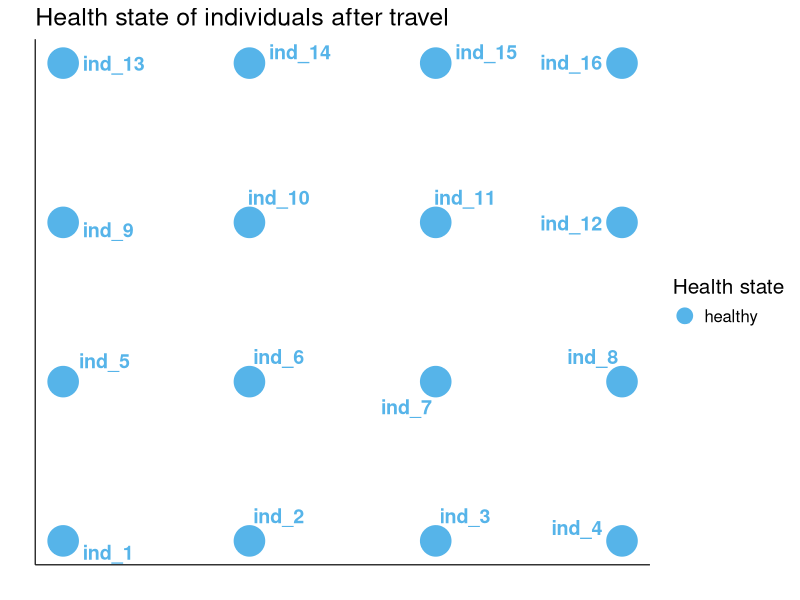
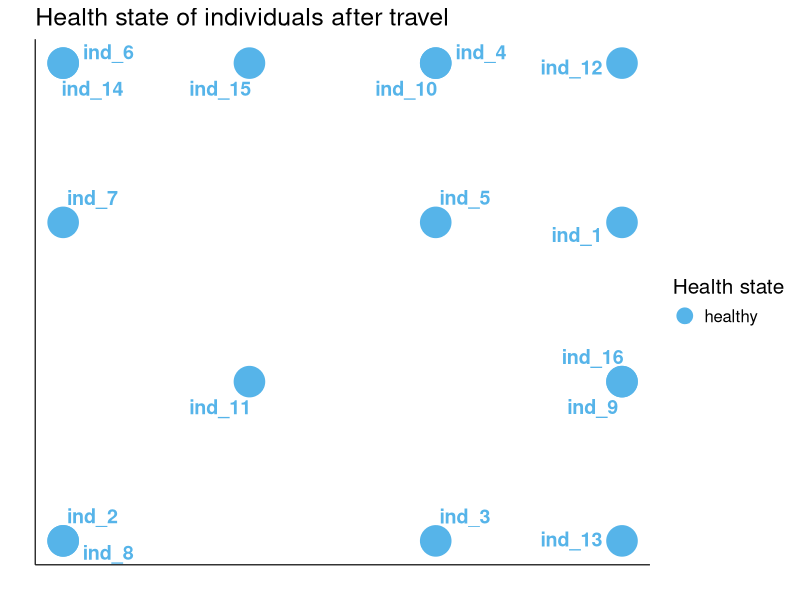
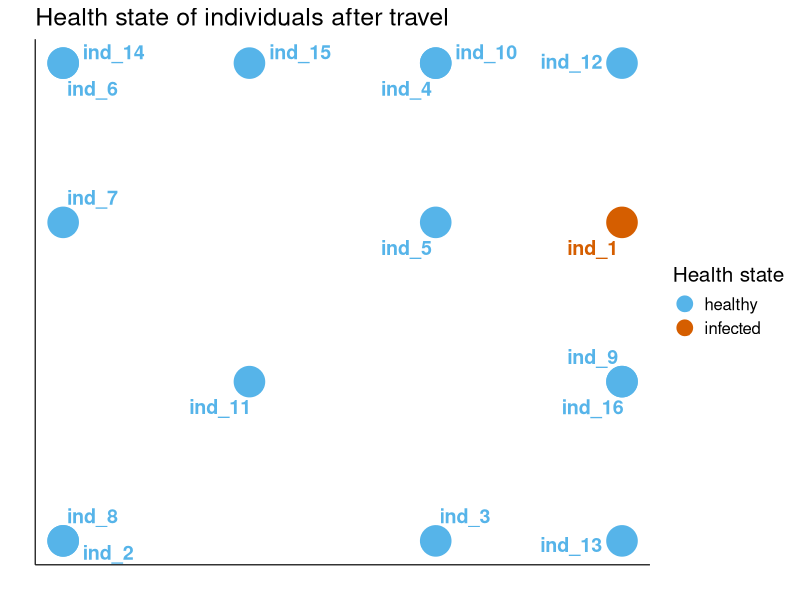
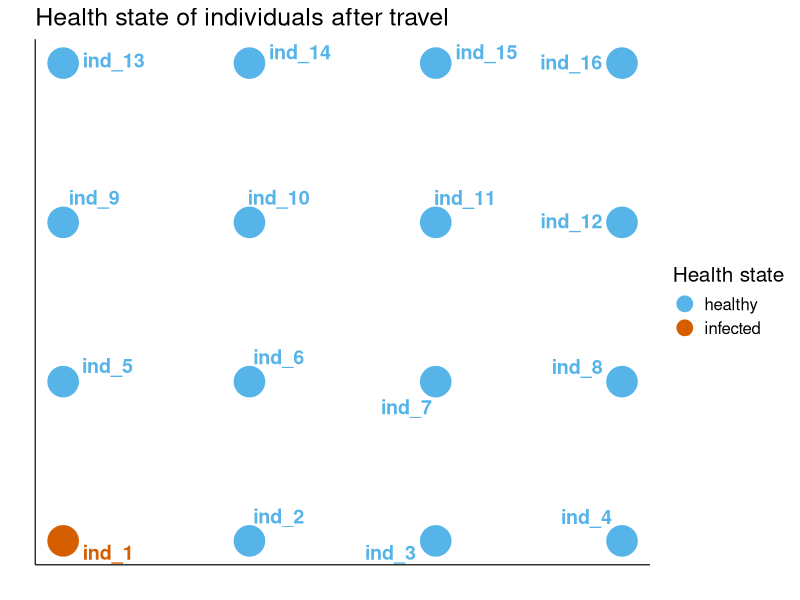
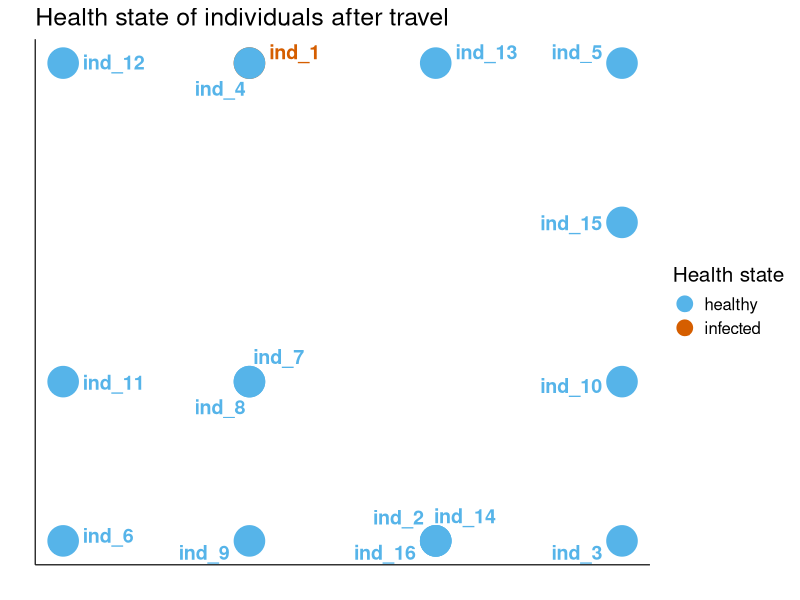

Recreate these plots in R, in order. (Note: this script raises an error after producing the figures.)
## ---- chunk 1
knitr::opts_chunk$set(echo = TRUE)
.libPaths("/Users/tili/miniconda3/envs/OOP_project/lib/R/library")
## ---- chunk 2
library(R6)
library(tidyverse)
library(ggplot2)
library(ggrepel)
library(stringi)
## ---- chunk 3
Individual <- R6Class("Individual", 
                  public = list(
                    initialize = function(id = NA,
                                          x = NA,
                                          y = NA,
                                          age = 0, 
                                          susceptibility = 'normal', 
                                          state = 'healthy', 
                                          type = 'normal', 
                                          iter = 0) {
                      tmp <- paste(sample(c(letters, 0:9), 16, replace=TRUE), collapse="")
                      n <- seq(1, nc <- nchar(tmp), by = 4) 
                      private$id <- paste(substring(tmp, n, c(n[-1]-1, nc)), collapse = "-")
                      private$x <- x
                      private$y <- y
                      private$age <- age
                      private$susceptibility <- susceptibility
                      private$state <- state
                      private$type <- type
                      private$iter <- iter
                    },
                    print = function(...) {
                      cat("Individual" , private$id, "at (", private$x, ",", private$y, "): \n")
                      cat("  age: ", private$age, "\n", sep = "")
                      cat("  type:  ", private$type, "\n", sep = "")
                      cat("  current status:  ", private$state, "\n", sep = "")
                      cat("  iter with current status: ", private$iter, "\n", sep = "")
                    },
                    setAge = function(age = NA) {
                      private$age <- age
                    },
                    get_coord = function() {
                       c(private$x, private$y) 
                    },
                    move_x = function(x = NA) {
                      private$x <- x 
                    },
                    move_y = function(y = NA) {
                      private$y <- y 
                    },
                    move = function(x = NA, y = NA) {
                      private$x <- x 
                      private$y <- y
                    },
                    get_x = function() {
                      private$x 
                    },
                    get_y = function() {
                      private$y 
                    },
                    set_state = function(state = NA) {
                      private$state <- state
                    },
                    get_state = function() {
                      private$state 
                    },
                    get_type = function() {
                      private$type 
                    },
                    set_type = function(type = NA) {
                      private$type <- type
                    }
                  ),
                  private = list(
                    id = NA,
                    age = NA,
                    x = NA,
                    y = NA,
                    susceptibility = 'normal',
                    state = 'healthy',
                    type = 'normal',
                    iter = 0
                  )
)

## ---- chunk 4

world <- matrix(data = NA, ncol = 4, nrow = 4) %>% 
  as.list()

neighbor <- matrix(ncol = 4, nrow = 4) %>% 
  as.data.frame()

index2coords <- function(i, neighbor) {
  y <- ceiling(i / ncol(neighbor))
  x <- i - ((y-1) * ncol(neighbor))
  print(paste0("ind_", i," ", "x = ", x, " ", "y = ", y))
  neighbor[x, y] <- paste0("ind_",i)
  return(neighbor)
}

coordin <- matrix(ncol = 4, nrow = 16) %>% 
  as.data.frame() %>% 
  "colnames<-" (c("individual", "x", "y", "state"))

for (i in 1:16) {
  ind_i <- Individual$new(
  age = sample(1:100, replace = T, size = 1)
  )
  neighbor <- index2coords(i, neighbor)
  print(ind_i)
  y <- ceiling(i / ncol(neighbor))
  x <- i - ((y-1) * ncol(neighbor))
  ind_i$move(x,y)
  coordin[i, 1] <- paste0("ind_", i)
  coordin[i, 2] <- x
  coordin[i, 3] <- y
  coordin[i, 4] <- ind_i$get_state()
  world[[i]] <- ind_i
}

world[[1]]

## ---- chunk 5
theme <- theme(text=element_text(size=15),
               axis.text.x=element_blank(),
               axis.text.y=element_blank(),
               axis.ticks=element_blank(),
               strip.background = element_rect(colour=NA, fill=NA),
               plot.background = element_blank(),
               panel.grid.major = element_blank(),
               panel.grid.minor = element_blank(),
               panel.border = element_blank(),
               axis.line.x = element_line(size=0.4),
               axis.line.y = element_line(size=0.4),
               panel.background = element_blank())

plot_state <- function(coordin) {
  ggplot(coordin, aes(x = x, y = y, col = state, label = individual)) + geom_point(size = 10) +
  scale_color_manual(values = c("#56B4E9","#D55E00")) + 
  ggrepel::geom_text_repel(data = coordin, aes(label = individual), size = 5, point.padding = 15, min.segment.length = 0,
                           fontface = "bold", show.legend = T) +
  theme + xlab("") + ylab("") + ggtitle("Health state of individuals after travel") +
  guides(colour = guide_legend(title = "Health state", override.aes = list(size = 5)))
}


#ggplot(coordin, aes(x = x, y = y, col = state, label = individual)) + geom_point(size = 10, col = "#56B4E9") +
#  ggrepel::geom_text_repel(data = coordin, aes(label = individual), size = 5, point.padding = 15, min.segment.length = 0,
#                           fontface = "bold", show.legend = T) +
#  theme + xlab("") + ylab("") + ggtitle("Health state of individuals before travel") +
#  guides(colour = guide_legend(title = "Health state", override.aes = list(size = 5)))

plot_state(coordin)

## ---- chunk 6
world_new <- matrix(data = NA, ncol = 4, nrow = 4) %>% 
  as.list()

coordin1 <- coordin

#for (i in 1:16) {
#  coordin_new[i, 2] <- sample(1:4, replace = F, size = 1)
#  coordin_new[i, 3] <- sample(1:4, replace = F, size = 1)
#}

#neighbor_new <- neighbor
world_new <- world

#for (i in 1:16) {
#  x <- coordin_new[i, 2]
#  y <- coordin_new[i, 3]
#  print(paste0("ind_", i, " ", "x = ", x, " ", "y = ", y))
#  world_new[[i]]$move(x,y)
#}

move_me <- function(coordin_new) {
  for (i in 1:16) {
  coordin_new[i, 2] <- sample(1:4, replace = F, size = 1)
  coordin_new[i, 3] <- sample(1:4, replace = F, size = 1)
  }
  for (i in 1:16) {
  x <- coordin_new[i, 2]
  y <- coordin_new[i, 3]
  return(coordin_new)
  print(paste0("ind_", i, " ", "x = ", x, " ", "y = ", y))
  world_new[[i]]$move(x,y)
}
}

coordin2 <- move_me(coordin1)  
plot_state(coordin2)

#plot_state <- function(coordin2) {
#  ggplot(coordin2, aes(x = x, y = y, col = state, label = individual)) + geom_point(size = 10) +
#  scale_color_manual(values = c("#56B4E9","#D55E00")) + 
#  ggrepel::geom_text_repel(data = coordin2, aes(label = individual), size = 5, point.padding = 15, min.segment.length = 0,
#                           fontface = "bold", show.legend = T) +
#  theme + xlab("") + ylab("") + ggtitle("Health state of individuals after travel") +
#  guides(colour = guide_legend(title = "Health state", override.aes = list(size = 5)))
#}


## ---- chunk 7
world_new[[1]]$set_type("infected")
world_new[[1]]$set_state("infected")
world_new[[1]]
## ---- chunk 8

spread <- function(coordin_new, coordin_infect) {
  for(i in 1:16) {
     if (world_new[[i]]$get_type() == "infected") {
        if(coordin_new[[i, 2]] %in% coordin_new$x) {
          subset <- coordin_new %>% filter(coordin_new[[i, 2]] == coordin_new$x)  
          subset <- subset %>% filter(coordin_new[[i, 3]] == subset$y)
        }
        infection <- str_sub(subset$individual, start = 5) %>% as.numeric()
        for (j in infection) {
          world_new[[j]]$set_state("infected")
          world_new[[j]]$set_type("infected") 
        }
        coordin_infect[i, 4] <- world_new[[i]]$get_state()
     } 
  }
  return(coordin_infect)
  return(world_new)
}
coordin3 <- coordin2
coordin3 <- spread(coordin2, coordin3)
plot_state(coordin3)

#ggplot(coordin3, aes(x = x, y = y, col = state, label = individual)) + geom_point(size = 10) +
#  scale_color_manual(values = c("#56B4E9","#D55E00")) + 
#  ggrepel::geom_text_repel(data = coordin3, aes(label = individual), size = 5, point.padding = 15, min.segment.length = 0,
#                           fontface = "bold", show.legend = T) +
#  theme + xlab("") + ylab("") + ggtitle("Health state of individuals after travel") +
#  guides(colour = guide_legend(title = "Health state", override.aes = list(size = 5)))


## ---- chunk 9

count_infect <- function(world_new) {
  infected <- 0
  for (i in 1:16) {
    if (world_new[[i]]$get_state() == "infected") {
      infected <- infected + 1  
    } else {
      infected <- infected
    }
  }
  print(paste0("Infected number after travel:", " ", infected))
}
infected <- count_infect(world_new)

## ---- chunk 10
return_home <- function(coordin_infect, coordin4){
  coordin4 <- coordin_infect
  coordin4$x <- coordin$x
  coordin4$y <- coordin$y
  return(coordin4)
}

coordin4 <- return_home(coordin3, coordin4)
plot_state(coordin4)

#ggplot(coordin4, aes(x = x, y = y, col = state, label = individual)) + geom_point(size = 10) +
#  scale_color_manual(values = c("#56B4E9","#D55E00")) + 
#  ggrepel::geom_text_repel(data = coordin4, aes(label = individual), size = 5, point.padding = 15, min.segment.length = 0,
#                           fontface = "bold", show.legend = T) +
#  theme + xlab("") + ylab("") + ggtitle("Health state of individuals after 1st travel") +
#  guides(colour = guide_legend(title = "Health state", override.aes = list(size = 5)))
## ---- chunk 11
coordin5 <- move_me(coordin4)  
plot_state(coordin5)

coordin6 <- spread(coordin5, coordin6)
plot_state(coordin6)

infected <- count_infect(world_new)

coordin7 <- return_home(coordin6, coordin7)
plot_state(coordin7)
